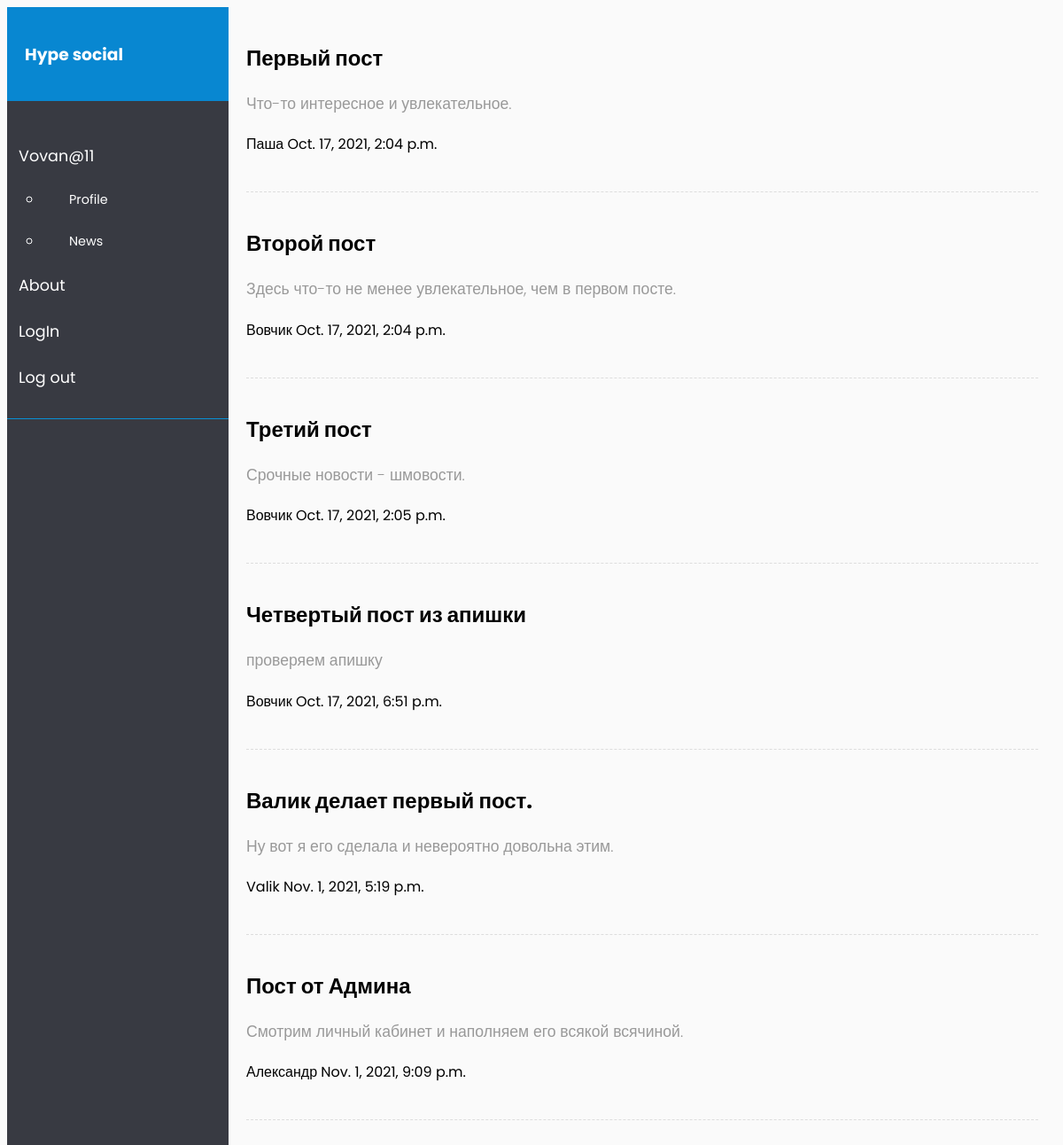
The page / (signed in) on the database its author committed.
### user/models.py (models this page shows, shortened)
class Post(models.Model):
    class Meta:
        db_table = "пост"
    Category_choices = [
        (1, 'Art'),
        (2, 'business'),
        (3, 'science ')
    ]
    title = models.CharField(max_length=140)
    text = models.TextField(verbose_name='text')
    category = models.PositiveSmallIntegerField('category', choices=Category_choices)
    autor = models.ForeignKey(Profile, default='', on_delete=models.CASCADE)
    public_time = models.DateTimeField(default=timezone.now)

class Profile(models.Model):
    class Meta:
        db_table = "профиль"
    login = models.OneToOneField(User, on_delete=models.CASCADE, verbose_name='user_login', unique=True, default=None)
    name = models.CharField(max_length=111, default='')
    date_birth = models.DateField(max_length=9)
    email = models.EmailField(max_length=100, unique=True, null=True, blank=True)
    bio = models.TextField(max_length=140)
    ava = models.ImageField(upload_to='avatar/', blank=True, null=True)
    def __str__(self):
        return self.name

### user/views.py (the view)
# urls.py: path('', views.ShowPost.as_view()),
class ShowPost(APIView):
    queryset = Post.objects.all()
    serializer_class = PostSerializer
    renderer_classes = [TemplateHTMLRenderer]
    template_name = 'user/posts.html'
    def get(self, request):
        queryset = Post.objects.all()
        return Response({'Posts': queryset})

### user/templates/user/posts.html (shortened to what this page needs)
{% load rest_framework %}
{% load static %}
<html lang="en">
 <html lang="en"><head>
 <link rel="stylesheet" href="{% static 'css/main.css'%}" >
 </head>
<body>
<div class="wrapper">
        <nav id="sidebar">
            <div class="sidebar-header">
                <h3>Hype social</h3>
            </div>
            <ul class="list-unstyled components">
                <li class="active">
                    {% if user.is_authenticated %}
                    <a href="#homeSubmenu" data-toggle="collapse" aria-expanded="false" class="dropdown-toggle">{{ user.get_username }}</a>
                    <ul class="collapse list-unstyled" id="homeSubmenu">
                        <li>
                            <a href="/profile/">Profile</a>
                        </li>
                        <li>
                            <a href="/">News</a>
                        </li>
                    </ul>
                </li>
                <li>
                    <a href="#">About</a>
                </li>
                <li>
                    <a href="/accounts/login">LogIn</a>
                </li>
                <li><a href="{% url 'logout' %}">Log out</a></li>
            </ul>
            {% else %}
             <a href="#homeSubmenu" data-toggle="collapse" aria-expanded="false" class="dropdown-toggle">{{ user.get_username }}</a>
                    <ul class="collapse list-unstyled" id="homeSubmenu">
                <li>
                    <a href="/accounts/login">LogIn</a>
                </li>
              {% endif %}
        </nav>
        <div id="content">
         {% block content %}
             {% for post in Posts %}
            <h2>{{post.title}}</h2>
            <p>{{post.text}}</p>
            <a>{{post.autor}}
             {{post.public_time}}
            </a>
            <div class="line"></div>
            {% endfor %}
    </div>
{% endblock %}
</body></html>

### user/static/css/main.css (style rules this page uses)
body { font-family: 'Poppins', sans-serif; background: #fafafa; }
p { font-family: 'Poppins', sans-serif; font-size: 1.1em; font-weight: 300; line-height: 1.7em; color: #999; }
a, a:hover, a:focus { color: inherit; text-decoration: none; transition: all 0.3s; }
.line { width: 100%; height: 1px; border-bottom: 1px dashed #ddd; margin: 40px 0; }
.wrapper { display: flex; width: 100%; align-items: stretch; }
#sidebar { min-width: 250px; max-width: 250px; background: #383a42; color: #fff; transition: all 0.3s; }
#sidebar .sidebar-header { padding: 20px; background: #0887d1; }
#sidebar ul.components { padding: 20px 0; border-bottom: 1px solid #0991d6; }
#sidebar ul li a { padding: 13px; font-size: 1.1em; display: block; }
#sidebar ul li.active>a, a[aria-expanded="true"] { color: #fff; background: #383a42; }
a[data-toggle="collapse"] { position: relative; }
.dropdown-toggle::after { display: block; position: absolute; top: 50%; right: 20px; transform: translateY(-50%); }
ul ul a { font-size: 0.9em !important; padding-left: 30px !important; background: #383a42; }
#content { width: 100%; padding: 20px; min-height: 100vh; transition: all 0.3s; }

### rows shown on the page
Post: title "Первый пост", text "Что-то интересное и увлекательное.", autor "Паша", public_time "Oct. 17, 2021, 2:04 p.m."
Post: title "Второй пост", text "Здесь что-то не менее увлекательное, чем в первом посте.", autor "Вовчик", public_time "Oct. 17, 2021, 2:04 p.m."
Post: title "Третий пост", text "Срочные новости - шмовости.", autor "Вовчик", public_time "Oct. 17, 2021, 2:05 p.m."
Post: title "Четвертый пост из апишки", text "проверяем апишку", autor "Вовчик", public_time "Oct. 17, 2021, 6:51 p.m."
Post: title "Валик делает первый пост.", text "Ну вот я его сделала и невероятно довольна этим.", autor "Valik", public_time "Nov. 1, 2021, 5:19 p.m."
Post: title "Пост от Админа", text "Смотрим личный кабинет и наполняем его всякой всячиной.", autor "Александр", public_time "Nov. 1, 2021, 9:09 p.m."

### other values the page prints
{{ user.get_username }} "Vovan@11"
